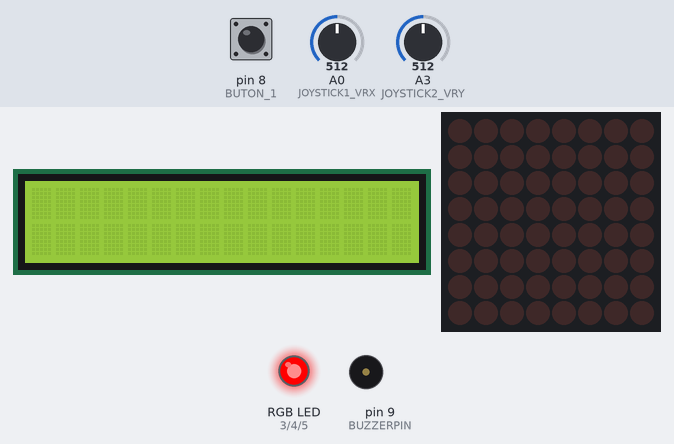
This program was run on a simulated Arduino Uno, built with avr-gcc and run on an emulated ATmega328P. Parts: 16×2 character LCD, 8×8 LED matrix, an RGB LED mixed from three pins (HIGH = lit), buzzer (waves = sounding). The inputs (shaded band) are chosen by the test bench; at power-on: pin 8 (BUTON_1) HIGH, A0 (JOYSTICK1_VRX) = 512, A3 (JOYSTICK2_VRY) = 512. Random numbers use the default seed unless the program sets one; what the program prints to the serial monitor is not drawn.

Above: at 1.2 s.
1.3 s: pin 8 (BUTON_1) pulled LOW for 0.15 s
At 3.1 s:
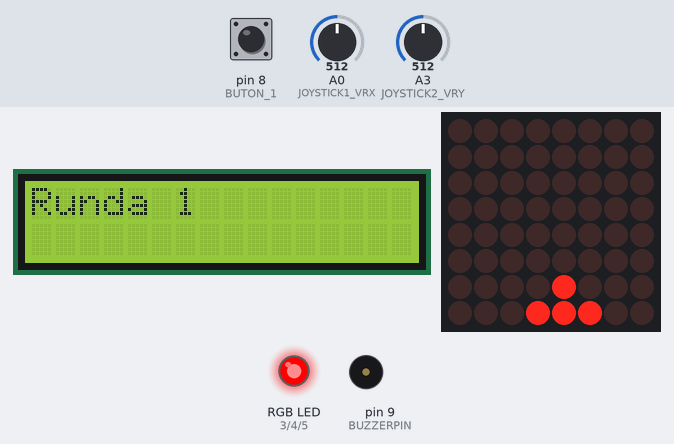
At 3.9 s:
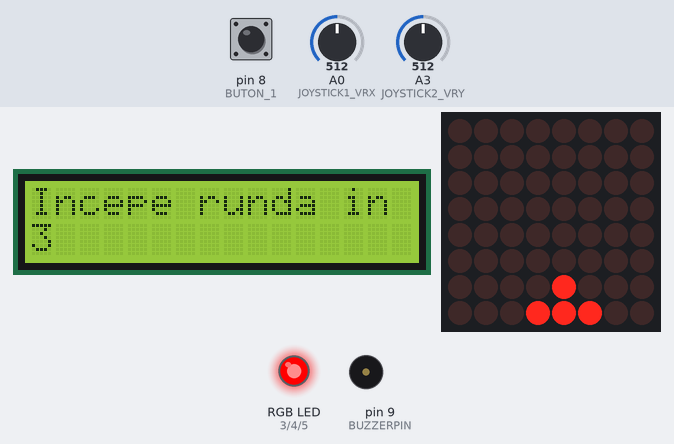
4.4 s: A0 (JOYSTICK1_VRX) set to 886
7.4 s: A0 (JOYSTICK1_VRX) set to 917
10.4 s: A3 (JOYSTICK2_VRY) set to 105
13.4 s: A3 (JOYSTICK2_VRY) set to 94
16.4 s: A0 (JOYSTICK1_VRX) set to 109
At 18.7 s:
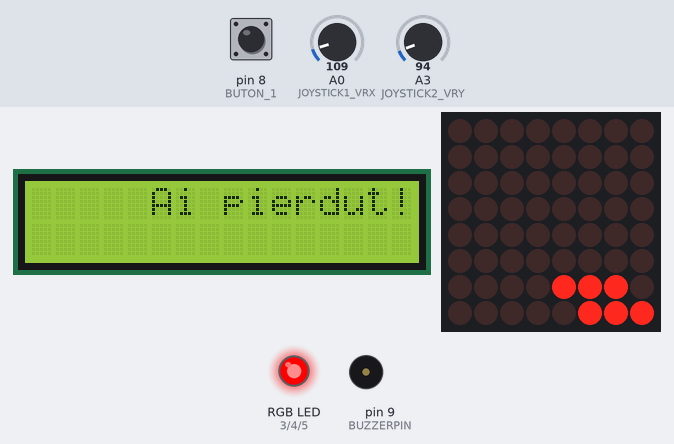
19.3 s: A0 (JOYSTICK1_VRX) set to 89
Timing chart, 0 to 22.3 s (numbered marks = the images above; inputs shaded):
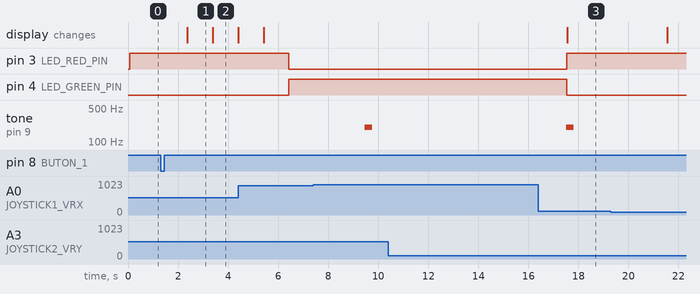

Measured:
- after the input at 1.3 s, the display: changes after 1.1 s (image 1)
- after the input at 10.4 s, every drawn part: stays the same
- after the input at 13.4 s, every drawn part: stays the same
- what the display in image 1 shows lasts 1.0 s, from 2.4 s to 3.4 s

The program:

main.cpp
```cpp
#include <Arduino.h>
#include <LiquidCrystal_I2C.h> // Bibliotecă pentru controlul afișajului LCD I2C.
#include <LedControl.h>        // Bibliotecă pentru controlul matricei LED MAX7219.
#include <ArduinoSTL.h>        // Bibliotecă pentru utilizarea STL (Standard Template Library) pe Arduino.
#include <vector>              // Bibliotecă pentru manipularea vectorilor din STL.

// Definirea pinilor hardware.
#define LED_RED_PIN 3     // Pin pentru LED-ul roșu.
#define LED_BLUE_PIN 5    // Pin pentru LED-ul albastru.
#define LED_GREEN_PIN 4   // Pin pentru LED-ul verde.
#define BUTON_1 8         // Pin pentru butonul de start.
#define JOYSTICK1_VRX A0  // Pin pentru axa X a primului joystick.
#define JOYSTICK2_VRY A3  // Pin pentru axa Y a celui de-al doilea joystick.
#define BUZZERPIN 9       // Pin pentru buzzer.
#define DEBOUNCE_DELAY 50 // Întârzierea pentru anti-debounce la buton.

int lastButtonState = HIGH;         // Starea precedentă a butonului.
unsigned long lastDebounceTime = 0; // Timpul ultimei schimbări a stării butonului.
int buttonState = 0;                // Starea curentă a butonului.
const int START_BUTTON = BUTON_1;   // Pinul alocat butonului de start.

// Inițializare afișaj LCD cu adresa 0x27 și dimensiuni 16x2.
LiquidCrystal_I2C lcd(0x27, 16, 2);

// Inițializare matrice LED MAX7219: Data, Clock, Load/CS, număr matrice.
LedControl lc = LedControl(11, 13, 10, 1);

// Funcție pentru setarea unui pixel în matricea LED.
void matriceSetPixel(int x, int y, int value)
{
    // Verifică dacă coordonatele sunt valide (între 0 și 7).
    if (x >= 0 && x < 8 && y >= 0 && y < 8)
    {
        lc.setLed(0, x, y, value); // Setează pixelul la valoarea dorită
    }
}

// Funcție pentru setarea culorii LED-ului RGB.
void setLed(int red, int green, int blue)
{
    analogWrite(LED_RED_PIN, red);     // Controlează intensitatea roșului.
    analogWrite(LED_GREEN_PIN, green); // Controlează intensitatea verde.
    analogWrite(LED_BLUE_PIN, blue);   // Controlează intensitatea albastru.
}

// Clasa pentru reprezentarea unei perechi de coordonate (x, y).
class Pair
{
public:
    int x; // Coordonata X.
    int y; // Coordonata Y.

    // Constructor implicit: inițializează coordonatele la 0.
    Pair() : x(0), y(0) {}

    // Constructor cu parametri.
    Pair(int x, int y) : x(x), y(y) {}

    // Operator pentru compararea a două obiecte Pair.
    bool operator==(const Pair &other) const
    {
        return x == other.x && y == other.y; // Returnează true dacă coordonatele sunt identice.
    }
};

// Clasa pentru reprezentarea unui glonț (Bullet).
class Bullet
{
private:
    Pair coord; // Coordonatele glonțului.

public:
    // Constructor care inițializează coordonatele glonțului.
    Bullet(Pair coord) : coord(coord) {}

    // Getter pentru coordonatele glonțului.
    Pair getCoord() const { return coord; }

    // Funcție pentru deplasarea glonțului în sus.
    void move()
    {
        matriceSetPixel(coord.x, coord.y, 0); // Șterge pixelul curent.
        coord.x--;                            // Deplasează glonțul cu o linie în sus.
        matriceSetPixel(coord.x, coord.y, 1); // Afișează noua poziție.
    }
};

// Clasa pentru reprezentarea unui meteorit (Meteorit).
class Meteorit
{
private:
    Pair coord; // Coordonatele meteoritului.

public:
    // Constructor care inițializează coordonatele meteoritului.
    Meteorit(Pair coord) : coord(coord) {}

    // Getter pentru coordonatele meteoritului.
    Pair getCoord() const { return coord; }

    // Funcție pentru afișarea meteoritului pe matrice.
    void display()
    {
        matriceSetPixel(coord.x, coord.y, 1); // Afișează meteoritul la coordonatele curente.
    }

    // Funcție pentru deplasarea meteoritului în jos.
    void fall()
    {
        matriceSetPixel(coord.x, coord.y, 0); // Șterge pixelul curent.
        coord.x++;                            // Deplasează meteoritul cu o linie în jos.
        matriceSetPixel(coord.x, coord.y, 1); // Afișează noua poziție.
    }

    // Funcție pentru distrugerea meteoritului.
    void destroy()
    {
        matriceSetPixel(coord.x, coord.y, 0); // Șterge pixelul de pe matrice.
    }
};

// Clasa pentru reprezentarea navei spațiale (Nava).
class Nava
{
private:
    Pair left;  // Coordonatele colțului stâng.
    Pair right; // Coordonatele colțului drept.
    Pair up;    // Coordonatele colțului de sus.
    Pair down;  // Coordonatele colțului de jos.

public:
    // Constructor care inițializează coordonatele navei.
    Nava(Pair left, Pair right, Pair up, Pair down)
        : left(left), right(right), up(up), down(down) {}

    // Getteri pentru coordonatele părților navei.
    Pair getLeft() const { return left; }
    Pair getRight() const { return right; }
    Pair getUp() const { return up; }
    Pair getDown() const { return down; }

    // Funcție pentru afișarea navei pe matrice.
    void display()
    {
        matriceSetPixel(left.x, left.y, 1);
        matriceSetPixel(right.x, right.y, 1);
        matriceSetPixel(up.x, up.y, 1);
        matriceSetPixel(down.x, down.y, 1);
    }

    // Funcție pentru deplasarea navei la stânga.
    void moveLeft()
    {
        // Șterge pixelii navei din poziția curentă.
        matriceSetPixel(left.x, left.y, 0);
        matriceSetPixel(right.x, right.y, 0);
        matriceSetPixel(up.x, up.y, 0);
        matriceSetPixel(down.x, down.y, 0);

        // Verifică dacă nava nu depășește limita stângă a matricei.
        if (left.y > 0)
        {
            left.y--;
            right.y--;
            up.y--;
            down.y--;
        }

        // Afișează noua poziție a navei.
        matriceSetPixel(left.x, left.y, 1);
        matriceSetPixel(right.x, right.y, 1);
        matriceSetPixel(up.x, up.y, 1);
        matriceSetPixel(down.x, down.y, 1);
    }

    // Funcție pentru deplasarea navei la dreapta.
    void moveRight()
    {
        // Șterge pixelii navei din poziția curentă.
        matriceSetPixel(left.x, left.y, 0);
        matriceSetPixel(right.x, right.y, 0);
        matriceSetPixel(up.x, up.y, 0);
        matriceSetPixel(down.x, down.y, 0);

        // Verifică dacă nava nu depășește limita dreaptă a matricei.
        if (right.y < 7)
        {
            left.y++;
            right.y++;
            up.y++;
            down.y++;
        }

        // Afișează noua poziție a navei.
        matriceSetPixel(left.x, left.y, 1);
        matriceSetPixel(right.x, right.y, 1);
        matriceSetPixel(up.x, up.y, 1);
        matriceSetPixel(down.x, down.y, 1);
    }

    // Funcție pentru tragerea cu un glonț din poziția navei.
    void shoot(std::vector<Meteorit> &meteor, int &randNrMet)
    {
        // Inițializează glonțul în poziția de deasupra navei.
        Pair coordBullet(up.x - 1, up.y);
        Bullet bullet(coordBullet);

        // Glonțul avansează pe matrice timp de 7 poziții sau până lovește un meteorit.
        for (int i = 0; i < 7; i++)
        {
            unsigned long currentTime = millis();                         // Timpul curent pentru temporizare.
            matriceSetPixel(bullet.getCoord().x, bullet.getCoord().y, 1); // Afișează glonțul.

            // Verifică dacă glonțul lovește un meteorit.
            while (millis() - currentTime < 25)
            {
                for (auto it = meteor.begin(); it != meteor.end();)
                {
                    if (it->getCoord() == bullet.getCoord())
                    {                          // Verifică coliziunea.
                        it->destroy();         // Distruge meteoritul.
                        it = meteor.erase(it); // Elimină meteoritul din listă.
                        randNrMet--;           // Decrementează numărul de meteoriți activi.
                        return;                // Oprește funcția dacă un meteorit este lovit.
                    }
                    else
                    {
                        ++it;
                    }
                }
            }

            matriceSetPixel(bullet.getCoord().x, bullet.getCoord().y, 0); // Șterge poziția anterioară a glonțului.
            bullet.move();                                                // Mută glonțul cu o poziție în sus.
        }
    }
};

// Pozițiile inițiale ale navei.
Pair left(7, 3);
Pair right(7, 5);
Pair up(6, 4);
Pair down(7, 4);

// Inițializare navă și vector pentru meteoriți.
Nava nava(left, right, up, down);
std::vector<Meteorit> meteor;

// Frecvența coloanelor ocupate de meteoriți.
int frequency[] = {0, 0, 0, 0, 0, 0};

// Model de inimă pentru afișajul LCD.
byte heart[8] = {
    0b00000,
    0b01010,
    0b11111,
    0b11111,
    0b01110,
    0b00100,
    0b00000,
    0b00000};

int numarVieti = 5; // Numărul inițial de vieți.

// Funcție pentru începerea unei runde de joc.
void startround(int nrMeteoriti, int vitezaMeteoriti)
{
    while (nrMeteoriti)
    {
        meteor.clear(); // Curăță lista de meteoriți de la runda precedentă.

        // Resetează frecvența coloanelor.
        for (int i = 0; i <= 5; i++)
            frequency[i] = 0;

        int randNrMeteoriti;

        // Determină câți meteoriți să fie generați în această rundă.
        do
        {
            randNrMeteoriti = random(1, 4);
        } while (randNrMeteoriti > nrMeteoriti);

        nrMeteoriti -= randNrMeteoriti; // Actualizează numărul de meteoriți rămași.

        // Generează poziții aleatorii pentru meteoriți fără suprapuneri.
        for (int i = 1; i <= randNrMeteoriti; i++)
        {
            int randomCoord;
            do
            {
                randomCoord = random(0, 6);
            } while (frequency[randomCoord] == 1);
            frequency[randomCoord] = 1;
        }

        bool flagRight = false; // Indicator pentru mișcare dreapta.
        bool flagLeft = false;  // Indicator pentru mișcare stânga.
        bool flagShoot = false; // Indicator pentru tragere.

        // Afișează meteoriții inițiali.
        for (int i = 0; i <= 5; i++)
        {
            if (frequency[i] == 1)
            {
                Pair coord(0, i + 1);
                meteor.push_back(coord);
                meteor.back().display();
            }
        }

        // Simulează mișcarea și interacțiunea în runda curentă.
        for (int i = 0; i < 8; i++)
        {
            unsigned long timpCadere = millis();

            // Simulează căderea meteoriților pentru viteza specificată.
            while ((millis() - timpCadere < vitezaMeteoriti) && randNrMeteoriti > 0)
            {
                // Verifică dacă viețile sunt epuizate.
                if (numarVieti <= 0)
                {
                    setLed(255, 0, 0); // Setează LED-ul pe roșu.
                    lcd.clear();
                    lcd.setCursor(5, 0);
                    lcd.print("Ai pierdut!"); // Mesaj de înfrângere.
                    delay(2000);
                    return;
                }

                lcd.clear();
                lcd.setCursor(5, 0);

                // Afișează numărul de vieți rămase.
                for (int i = 0; i < numarVieti; i++)
                {
                    lcd.write(byte(0));
                }

                // Verifică coliziunea dintre meteoriți și navă.
                for (auto it = meteor.begin(); it != meteor.end();)
                {
                    if (it->getCoord() == nava.getUp() || it->getCoord() == nava.getDown() ||
                        it->getCoord() == nava.getLeft() || it->getCoord() == nava.getRight())
                    {
                        tone(BUZZERPIN, 200, 300); // Sunet pentru coliziune.
                        it = meteor.erase(it);     // Șterge meteoritul.
                        randNrMeteoriti--;         // Decrementează numărul de meteoriți.
                        numarVieti--;              // Decrementează viețile.
                    }
                    else
                    {
                        ++it;
                    }
                }

                // Controlează mișcarea și tragerea cu joystick-ul.
                int joystick1 = analogRead(JOYSTICK1_VRX);
                int joystick2 = analogRead(JOYSTICK2_VRY);

                if (joystick1 >= 900 && joystick1 <= 1000 && flagRight == false)
                {
                    nava.moveRight();
                    flagRight = true;
                }
                else if (joystick1 >= 10 && joystick1 <= 100 && flagLeft == false)
                {
                    nava.moveLeft();
                    flagLeft = true;
                }
                else if (joystick1 >= 470 && joystick1 <= 520)
                {
                    flagRight = false;
                    flagLeft = false;
                }

                if (joystick2 >= 40 && joystick2 <= 90 && flagShoot == false)
                {
                    flagShoot = true;
                    tone(BUZZERPIN, 1000, 25); // Sunet pentru tragere.
                    nava.shoot(meteor, randNrMeteoriti);
                }
                else if (joystick2 >= 430 && joystick2 <= 530)
                {
                    flagShoot = false;
                }

                // Debug: Afișează valoarea joystick-ului pe Serial Monitor.
                Serial.print("Joystick 2 (VRY): ");
                Serial.println(joystick2);
            }

            // Mișcă meteoriții în jos
            for (auto it = meteor.begin(); it != meteor.end(); ++it)
            {
                if (i < 7)
                    it->fall();
            }
        }

        // Șterge meteoriții rămași după rundă.
        for (auto it = meteor.begin(); it != meteor.end(); ++it)
        {
            it->destroy();
        }
        numarVieti -= meteor.size(); // Decrementează viețile pentru meteoriții rămași.
    }
}

// Configurare inițială.
void setup()
{
    Serial.begin(9600);  // Inițializează comunicarea serială.
    randomSeed(1234);    // Setează sămânța pentru funcția random.
    lcd.init();          // Inițializează LCD-ul.
    lcd.backlight();     // Activează iluminarea de fundal.
    lcd.setCursor(0, 0); // Setează poziția cursorului LCD.

    lcd.createChar(0, heart); // Creează caracterul personalizat (inimă).

    // Setează pini pentru ieșiri și intrări.
    pinMode(5, OUTPUT);             // Pin pentru LED roșu.
    pinMode(4, OUTPUT);             // Pin pentru LED verde.
    pinMode(3, OUTPUT);             // Pin pentru LED albastru.
    pinMode(BUTON_1, INPUT_PULLUP); // Buton pentru intrare cu rezistență internă activată.
    pinMode(BUZZERPIN, OUTPUT);     // Pin pentru buzzer.
    noTone(BUZZERPIN);              // Dezactivează tonul inițial al buzzer-ului.

    // Inițializează afișajul matricei LED.
    lc.shutdown(0, false); // Activează afișajul.
    lc.setIntensity(0, 8); // Setează intensitatea luminozității.
    lc.clearDisplay(0);    // Curăță afișajul.
}

// Funcție pentru afișarea unui numărătoare inversă înainte de o rundă.
void countdown()
{
    for (int i = 3; i > 0; i--)
    {
        lcd.clear();
        lcd.setCursor(0, 0);
        lcd.print("Incepe runda in");
        lcd.setCursor(0, 1);
        lcd.print(i); // Afișează numărătoarea.
        delay(1000);  // Așteaptă 1 secundă.
    }
}

// Funcție pentru începerea jocului.
void startGame()
{
    numarVieti = 5; // Resetare număr vieți.

    // Runda 1
    lc.clearDisplay(0);
    nava.display(); // Afișează nava pe matrice.
    lcd.clear();
    lcd.setCursor(0, 0);
    lcd.print("Runda 1");
    delay(1000);
    countdown(); // Afișează numărătoarea inversă.
    lcd.clear();
    setLed(0, 255, 0);  // Setează LED-ul pe verde.
    startround(8, 500); // Pornește runda cu 8 meteoriți și viteza 500ms.
    setLed(255, 0, 0);  // Setează LED-ul pe roșu după runda.
    if (numarVieti <= 0)
    { // Dacă toate viețile sunt pierdute, termină jocul.
        delay(2000);
        lcd.clear();
        lc.clearDisplay(0);
        return;
    }
    delay(3000);

    // Runda 2
    lc.clearDisplay(0);
    nava.display();
    lcd.clear();
    lcd.setCursor(0, 0);
    lcd.print("Runda 2");
    delay(1000);
    countdown();
    lcd.clear();
    setLed(0, 255, 0);
    startround(13, 400); // Pornește runda cu 13 meteoriți și viteza 400ms.
    setLed(255, 0, 0);
    if (numarVieti <= 0)
    {
        delay(2000);
        lcd.clear();
        lc.clearDisplay(0);
        return;
    }
    delay(3000);

    // Runda 3
    lc.clearDisplay(0);
    nava.display();
    lcd.clear();
    lcd.setCursor(0, 0);
    lcd.print("Runda 3");
    delay(1000);
    countdown();
    lcd.clear();
    setLed(0, 255, 0);
    startround(20, 300); // Pornește runda cu 20 meteoriți și viteza 300ms.
    setLed(255, 0, 0);
    if (numarVieti <= 0)
    { // Dacă viețile sunt pierdute, termină jocul.
        delay(2000);
        lcd.clear();
        lc.clearDisplay(0);
        return;
    }
    else
    { // Mesaj de câștig.
        lcd.clear();
        lcd.setCursor(0, 0);
        lcd.print("FELICITARI!");
        lcd.setCursor(0, 1);
        lcd.print("Ai castigat !");
    }
}

// Funcția principală de buclă.
void loop()
{
    setLed(255, 0, 0); // Setează LED-ul pe roșu în mod implicit.

    unsigned long currentTime = millis(); // Citește timpul curent.

    int reading = digitalRead(START_BUTTON); // Citește starea butonului START.

    // Detectează schimbarea stării butonului.
    if (reading != lastButtonState)
    {
        lastDebounceTime = currentTime; // Actualizează timpul ultimei schimbări.
    }

    // Verifică dacă timpul de debounce a trecut.
    if ((currentTime - lastDebounceTime) > DEBOUNCE_DELAY)
    {
        if (reading == LOW && buttonState == 0)
        {                                  // Dacă butonul este apăsat.
            buttonState = 1;               // Actualizează starea butonului.
            Serial.println("Start Game!"); // Mesaj de pornire a jocului.
            delay(1000);                   // Pauză pentru claritate.
            startGame();                   // Pornește jocul.
        }
    }

    // Resetează starea butonului dacă nu mai este apăsat.
    if (reading == HIGH)
    {
        buttonState = 0;
    }

    lastButtonState = reading; // Actualizează starea anterioară a butonului.
}
```
